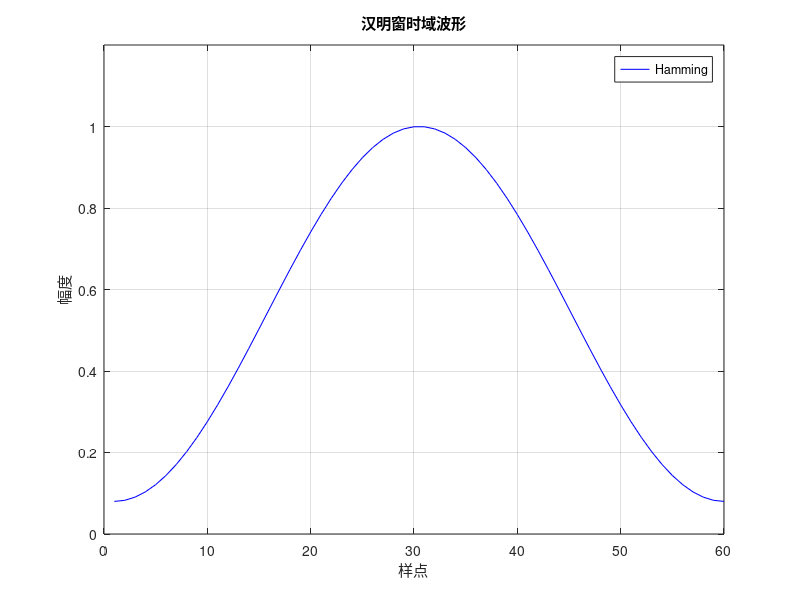

Source code (MATLAB):
clear all;
%haming 
ham=hamming(60);
plot(ham,'b','lineWidth',0.75);
title('汉明窗时域波形');
xlabel('样点')
ylabel('幅度');
set(gca,'Ylim',[0,1.2])% $y\in[1,100]$
legend('Hamming')
grid on    
saveas(1,'Hamming','png')
close(figure(1))
